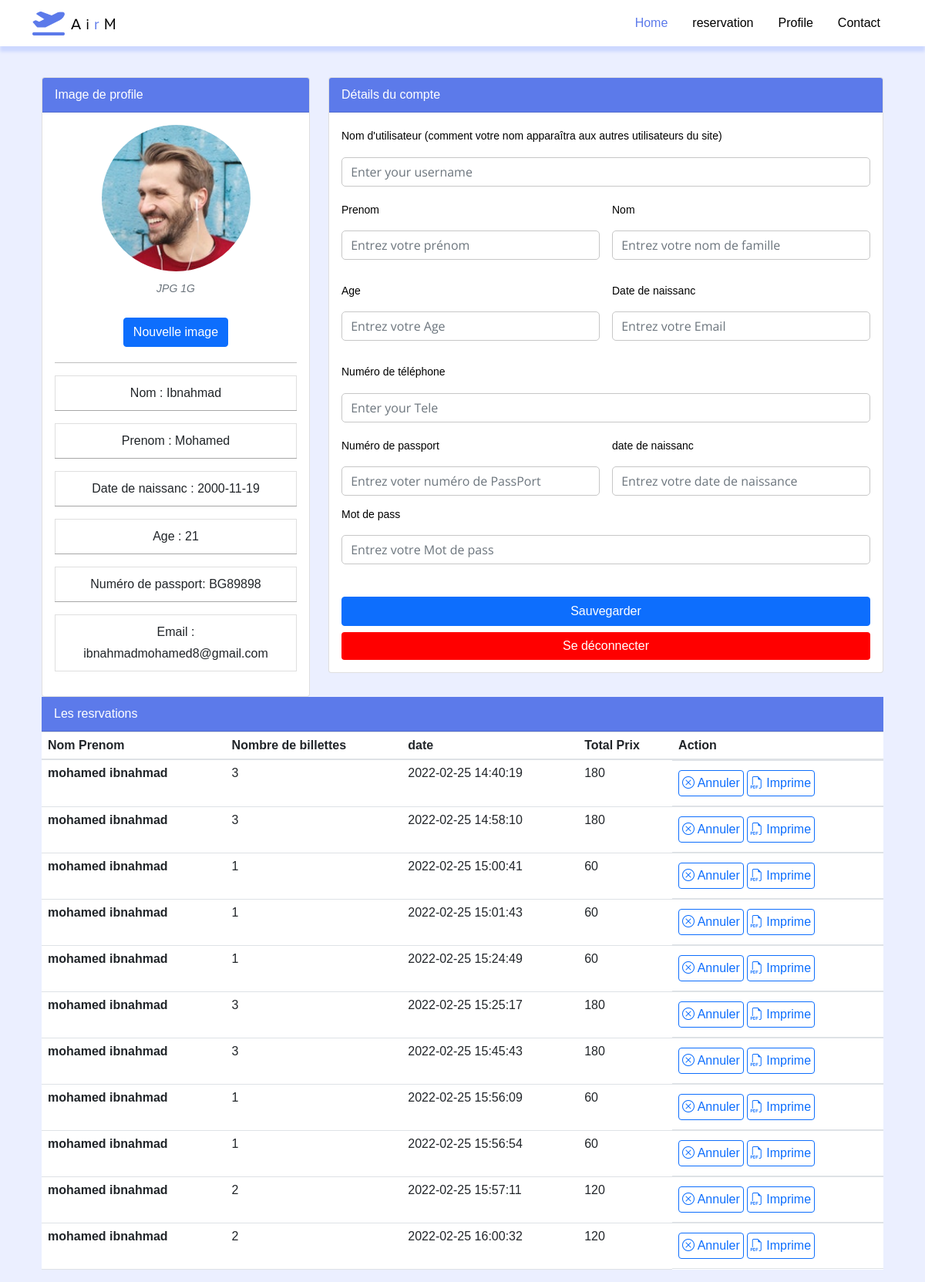
Screenshot of /profile (signed in) with the database file from the repository.
### tables this page shows
CREATE TABLE `passager` (
  `idClinet` int(11) NOT NULL,
  `nom` varchar(254) DEFAULT NULL,
  `prenom` varchar(254) DEFAULT NULL,
  `age` int(11) DEFAULT NULL,
  `datenaissanc` date DEFAULT NULL,
  `phonenumber` varchar(12) DEFAULT NULL,
  `email` varchar(254) DEFAULT NULL,
  `passport` varchar(15) DEFAULT NULL,
  `password` varchar(30) DEFAULT NULL
);

CREATE TABLE `abstract` (
  `id` int(11) NOT NULL,
  `nom` varchar(11) DEFAULT NULL,
  `peron` varchar(11) DEFAULT NULL,
  `date` datetime NOT NULL DEFAULT current_timestamp(),
  `prix` int(11) DEFAULT NULL,
  `numberpassger` int(100) DEFAULT NULL
);

### controllers/HomeController.php (called while the page is built)
<?php
class HomeController {
    public function index($page){
        include('views/'.$page.'.php');
    }
}
?>

### autoload.php (called while the page is built, shortened)
<?php
function autoload($class_name){
	$array_paths = array(
		'database/',
		'app/class/',
		'models/',
		'controllers/'
	);
	$parts = explode('\\',$class_name);
	$name = array_pop($parts);
	foreach($array_paths as $path){
		$file = sprintf($path.'%s.php',$name);
	}
}

### database/DB.php (called while the page is built)
<?php
class DB
{
    static public function connect()
    {
        $db = new PDO("mysql:host=localhost;dbname=sqlappreservation", "root", "");
        $db->exec("set names utf8");
        $db->setAttribute(PDO::ATTR_ERRMODE,PDO::ERRMODE_WARNING);
        return $db;
    }
}

### models/passager.php (called while the page is built, shortened)
<?php
class passager
{
    static public function getUser($user_id)
    {
            $query = "SELECT * FROM passager   WHERE idClinet =$user_id";
            $stmt=DB::connect()->prepare($query);
            $stmt->execute();
            $user=$stmt->fetch(PDO::FETCH_OBJ);
            return $user;
    }
}
?>

### controllers/UserController.php (called while the page is built, shortened)
<?php
class UserController
{
    public function getOneUser($user_id) {
			$user = passager::getUser($user_id);
			return $user;
    }
}
?>

### models/abstractt.php (called while the page is built, shortened)
<?php
class abstractt {
    static public function getall()
    {
        $stmt=DB::connect()->prepare('SELECT * FROM abstract');
        $stmt->execute();
        $res = $stmt->fetchAll();
        return $res;
    }
}
?>

### controllers/abstractController.php (called while the page is built, shortened)
<?php
class abstractController{
   public function getall()
   {
       $res=abstractt::getall();
    return $res;
   }
}
?>

### Views/profile.php (the view, shortened to what this page needs)
<?php
$user_id = $_SESSION['idClinet'];
$exitUser = new UserController();
$user = $exitUser->getOneUser($user_id);
$getabs= new abstractController();
$infos = $getabs->getall();
include './views/include/header.php';
?>
<p style="margin-top: 100px;">
<p>
<div class="container-xl px-4 mt-4" style="margin-top:80px;">
    <div class="row">
        <div class="col-xl-4">
            <div class="card mb-4 mb-xl-0">
                <div class="card-header" style="background: #5C7AEA; color:#fff; ">Image de profile</div>
                <div class="card-body text-center">
                    <img class="img-account-profile rounded-circle mb-2" src="./image/clinet1.png" alt="">
                    <div class="small font-italic text-muted mb-4">JPG 1G</div>
                    <button class="btn btn-primary" type="button">Nouvelle image</button>
                    <div class="col-md-16 " style="margin-top: 20px;">
                        <div class="form-group d-flex flex-column  ">
                            <hr class="mt-0 mb-3">
                            <P for="name" class="list-group-item">Nom : <?php echo $user->nom; ?></p>
                            <hr class="mt-0 mb-3">
                            <P for="name" class="list-group-item">Prenom : <?php echo $user->prenom; ?></p>
                            <hr class="mt-0 mb-3">
                            <P for="name" class="list-group-item">Date de naissanc : <?php echo $user->datenaissanc; ?></p>
                            <hr class="mt-0 mb-3">
                            <P for="name" class="list-group-item">Age : <?php echo $user->age; ?></p>
                            <hr class="mt-0 mb-3">
                            <P for="name" class="list-group-item">Numéro de passport: <?php echo $user->passport; ?></p>
                            <hr class="mt-0 mb-3">
                            <P for="name" class="list-group-item">Email : <?php echo $user->email; ?></p>
                        </div>
                    </div>
                </div>
            </div>
        </div>
        <div class="col-xl-8">
            <div class="card mb-4">
                <div class="card-header" style="background: #5C7AEA; color:#fff; ">Détails du compte</div>
                <div class="card-body">
                    <form>
                        <div class="mb-3">
                            <label class="small mb-1" for="inputUsername">Nom d'utilisateur (comment votre nom apparaîtra aux autres utilisateurs du site)</label>
                            <input class="form-control" id="inputUsername" type="text" name="niknam" placeholder="Enter your username" value="">
                        </div>
                        <div class="row gx-3 mb-3">
                            <div class="col-md-6">
                                <label class="small mb-1" for="inputFirstName">Prenom</label>
                                <input class="form-control" id="inputFirstName" name="prenom" type="text" placeholder="Entrez votre prénom" value="">
                            </div>
                            <div class="col-md-6">
                                <label class="small mb-1" for="inputLastName">Nom</label>
                                <input class="form-control" id="inputLastName" type="nom" placeholder="Entrez votre nom de famille" value="">
                            </div>
                        </div>
                        <div class="row gx-3 mb-3">
                            <div class="col-md-6">
                                <label class="small mb-1" for="inputOrgName">Age</label>
                                <input class="form-control" id="inputOrgName" type="number" name="age" placeholder="Entrez votre Age" value="">
                            </div>
                            <div class="col-md-6">
                                <label class="small mb-1" for="inputLocation">Date de naissanc</label>
                                <input class="form-control" id="inputLocation" type="email" name="email" placeholder="Entrez votre Email" value="">
                            </div>
                        </div>
                        <div class="mb-3">
                            <label class="small mb-1" for="">Numéro de téléphone</label>
                            <input class="form-control" id="" type="tel" name="phonenumber" placeholder="Enter your Tele" value="">
                        </div>
                        <div class="row gx-3 mb-3">
                            <div class="col-md-6">
                                <label class="small mb-1" for="">Numéro de passport</label>
                                <input class="form-control" id=" type=" number" placeholder="Entrez voter numéro de PassPort" value="">
                            </div>
                            <div class="col-md-6">
                                <label class="small mb-1" for="">date de naissanc</label>
                                <input class="form-control" id="" type="text" name="datenaissanc" placeholder="Entrez votre date de naissance" value="">
                            </div>
                            <div class="mb-3">
                                <label class="small mb-1" for="">Mot de pass</label>
                                <input class="form-control" id="" type="password" name="password" placeholder="Entrez votre Mot de pass" value="">
                            </div>
                        </div>
                        <div class="d-grid gap-2">
                            <button class="btn btn-primary" type="button">Sauvegarder</button>
                            <button class="btn btn-primary border-0" style="background: red; border:non; color:#fff; " type="button">Se déconnecter</button>
                        </div>
                    </form>
                </div>
            </div>
        </div>
    </div>
    <table class="table" style="
    background-color: white;">
        <div class="card-header" style="background: #5C7AEA; color:#fff; ">Les resrvations</div>
        <thead>
            <tr>
                <th scope="col">Nom Prenom</th>
                <th scope="col">Nombre de billettes</th>
                <th scope="col">date</th>
                <th scope="col">Total Prix</th>
                <th scope="col">Action</th>
            </tr>
        </thead>
        <tbody>
            <form method="POST" action="ticket">
                <?php
                foreach ( $infos as $info):
                ?>
                <tr>
                    <th><?php echo $info['nom'].' '.$info['peron']; ?></th>
                    <td><?php echo $info['numberpassger']?></td>
                    <td><?php echo $info['date']?></td>
                    <td><?php echo $info['numberpassger']* $info['prix'];?></td>
                    <td class="d-flex flew-row"><button type="submit" name="" class="btn btn-outline-primary p-1 mr-1 my-1"><i class="bi bi-x-circle"></i> Annuler </button>
                        <button type="submit" name="imprime" class="btn btn-outline-primary p-1 mr-1 my-1"><i class="bi bi-filetype-pdf"></i> Imprime</button>
                    </td>
                </tr>
                <?php endforeach; ?>
            </form>
        </tbody>
    </table>
</div>

### public/assets/style.css (style rules this page uses)
* { margin:0; padding: 0; }
p { margin: 0; }
.form-control { width: 100%; border: 1.5px solid #c7c7c7; border-radius: 5px; padding: 0.7rem; margin: 0.6rem 0; font-family: 'Open Sans', sans-serif; font-size: 1rem; outline: 0; }

### rows the page displays
passager: nom "Ibnahmad", prenom "Mohamed", datenaissanc "2000-11-19", age "21", passport "BG89898", email "ibnahmadmohamed8@gmail.com"
abstract: nom "mohamed", peron "ibnahmad", numberpassger "3", date "2022-02-25 14:40:19", $info['numberpassger']* $info['prix'] "180"
abstract: nom "mohamed", peron "ibnahmad", numberpassger "3", date "2022-02-25 14:58:10", $info['numberpassger']* $info['prix'] "180"
abstract: nom "mohamed", peron "ibnahmad", numberpassger "1", date "2022-02-25 15:00:41", $info['numberpassger']*$info['prix'] "60"
abstract: nom "mohamed", peron "ibnahmad", numberpassger "1", date "2022-02-25 15:01:43", $info['numberpassger']*$info['prix'] "60"
abstract: nom "mohamed", peron "ibnahmad", numberpassger "1", date "2022-02-25 15:24:49", $info['numberpassger']*$info['prix'] "60"
abstract: nom "mohamed", peron "ibnahmad", numberpassger "3", date "2022-02-25 15:25:17", $info['numberpassger']* $info['prix'] "180"
abstract: nom "mohamed", peron "ibnahmad", numberpassger "3", date "2022-02-25 15:45:43", $info['numberpassger']* $info['prix'] "180"
abstract: nom "mohamed", peron "ibnahmad", numberpassger "1", date "2022-02-25 15:56:09", $info['numberpassger']*$info['prix'] "60"
abstract: nom "mohamed", peron "ibnahmad", numberpassger "1", date "2022-02-25 15:56:54", $info['numberpassger']*$info['prix'] "60"
abstract: nom "mohamed", peron "ibnahmad", numberpassger "2", date "2022-02-25 15:57:11", $info['numberpassger']* $info['prix'] "120"
abstract: nom "mohamed", peron "ibnahmad", numberpassger "2", date "2022-02-25 16:00:32", $info['numberpassger']* $info['prix'] "120"
